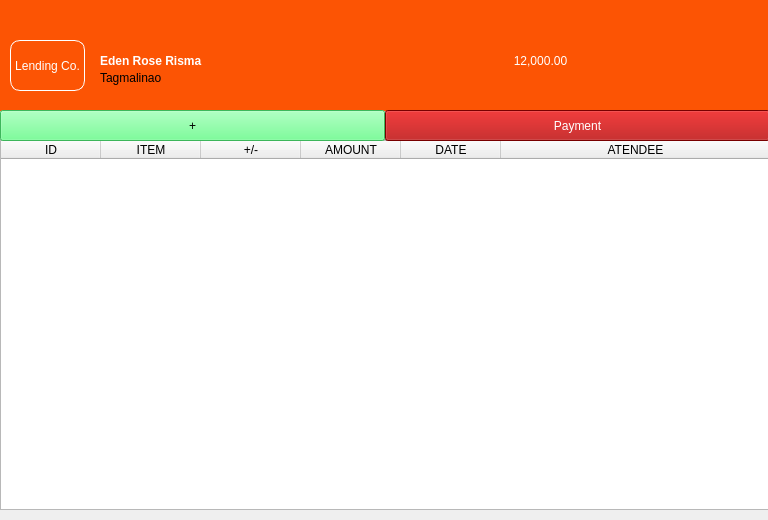
<?xml version="1.0" encoding="UTF-8"?>
<ui version="4.0">
 <class>MainWindow</class>
 <widget class="QMainWindow" name="MainWindow">
  <property name="geometry">
   <rect>
    <x>0</x>
    <y>0</y>
    <width>768</width>
    <height>520</height>
   </rect>
  </property>
  <property name="windowTitle">
   <string>Balance Sheet</string>
  </property>
  <property name="windowIcon">
   <iconset>
    <normaloff>../img/due today.png</normaloff>../img/due today.png</iconset>
  </property>
  <widget class="QWidget" name="centralwidget">
   <widget class="QWidget" name="bg" native="true">
    <property name="geometry">
     <rect>
      <x>0</x>
      <y>0</y>
      <width>771</width>
      <height>111</height>
     </rect>
    </property>
    <property name="styleSheet">
     <string notr="true">#bg{
background-color: #fc5404;
}</string>
    </property>
    <widget class="QLabel" name="name">
     <property name="geometry">
      <rect>
       <x>100</x>
       <y>10</y>
       <width>271</width>
       <height>101</height>
      </rect>
     </property>
     <property name="styleSheet">
      <string notr="true">#name{
font: 13pt &quot;Century Gothic&quot;;
font-weight: bold;
color: white;
}</string>
     </property>
     <property name="text">
      <string>Eden Rose Risma</string>
     </property>
     <property name="scaledContents">
      <bool>false</bool>
     </property>
     <property name="alignment">
      <set>Qt::AlignLeading|Qt::AlignLeft|Qt::AlignVCenter</set>
     </property>
     <property name="wordWrap">
      <bool>true</bool>
     </property>
    </widget>
    <widget class="QLabel" name="purok">
     <property name="geometry">
      <rect>
       <x>100</x>
       <y>70</y>
       <width>191</width>
       <height>16</height>
      </rect>
     </property>
     <property name="styleSheet">
      <string notr="true">#contact {
color: white;
}</string>
     </property>
     <property name="text">
      <string>Tagmalinao</string>
     </property>
    </widget>
    <widget class="QPushButton" name="balance">
     <property name="geometry">
      <rect>
       <x>360</x>
       <y>20</y>
       <width>361</width>
       <height>81</height>
      </rect>
     </property>
     <property name="styleSheet">
      <string notr="true">#balance{
color: white;
font: 44pt &quot;MS Shell Dlg 2&quot;;
}</string>
     </property>
     <property name="text">
      <string>12,000.00</string>
     </property>
     <property name="icon">
      <iconset>
       <normaloff>../img/philippine-peso.png</normaloff>../img/philippine-peso.png</iconset>
     </property>
     <property name="iconSize">
      <size>
       <width>30</width>
       <height>30</height>
      </size>
     </property>
     <property name="flat">
      <bool>true</bool>
     </property>
    </widget>
    <widget class="QPushButton" name="home">
     <property name="geometry">
      <rect>
       <x>10</x>
       <y>40</y>
       <width>75</width>
       <height>51</height>
      </rect>
     </property>
     <property name="cursor">
      <cursorShape>PointingHandCursor</cursorShape>
     </property>
     <property name="styleSheet">
      <string notr="true">#home{
color: white;
font: 25 15pt &quot;Bodoni MT Poster Compressed&quot;;
border: 1px solid white;
border-radius: 10px;
}
#home:hover{
background-color:rgb(255, 131, 89);
color: white;
font: 25 15pt &quot;Bodoni MT Poster Compressed&quot;;
border: 1px solid white;
border-radius: 10px;
}</string>
     </property>
     <property name="text">
      <string>Lending Co.</string>
     </property>
    </widget>
   </widget>
   <widget class="QScrollArea" name="scrollArea">
    <property name="geometry">
     <rect>
      <x>-1</x>
      <y>139</y>
      <width>771</width>
      <height>371</height>
     </rect>
    </property>
    <property name="widgetResizable">
     <bool>true</bool>
    </property>
    <widget class="QWidget" name="scrollAreaWidgetContents">
     <property name="geometry">
      <rect>
       <x>0</x>
       <y>0</y>
       <width>769</width>
       <height>369</height>
      </rect>
     </property>
     <widget class="QTableWidget" name="tableWidget">
      <property name="geometry">
       <rect>
        <x>0</x>
        <y>0</y>
        <width>771</width>
        <height>381</height>
       </rect>
      </property>
      <property name="editTriggers">
       <set>QAbstractItemView::NoEditTriggers</set>
      </property>
      <property name="selectionBehavior">
       <enum>QAbstractItemView::SelectRows</enum>
      </property>
      <property name="verticalScrollMode">
       <enum>QAbstractItemView::ScrollPerPixel</enum>
      </property>
      <property name="horizontalScrollMode">
       <enum>QAbstractItemView::ScrollPerPixel</enum>
      </property>
      <attribute name="horizontalHeaderStretchLastSection">
       <bool>true</bool>
      </attribute>
      <column>
       <property name="text">
        <string>ID</string>
       </property>
      </column>
      <column>
       <property name="text">
        <string>ITEM</string>
       </property>
      </column>
      <column>
       <property name="text">
        <string>+/-</string>
       </property>
      </column>
      <column>
       <property name="text">
        <string>AMOUNT</string>
       </property>
      </column>
      <column>
       <property name="text">
        <string>DATE</string>
       </property>
      </column>
      <column>
       <property name="text">
        <string>ATENDEE</string>
       </property>
      </column>
     </widget>
    </widget>
   </widget>
   <widget class="QPushButton" name="addButton">
    <property name="geometry">
     <rect>
      <x>0</x>
      <y>110</y>
      <width>385</width>
      <height>31</height>
     </rect>
    </property>
    <property name="styleSheet">
     <string notr="true">#addButton{
background-color: rgb(85, 255, 127);
font: 20pt &quot;MS Shell Dlg 2&quot;;
}</string>
    </property>
    <property name="text">
     <string>+</string>
    </property>
   </widget>
   <widget class="QPushButton" name="paymentButton">
    <property name="geometry">
     <rect>
      <x>385</x>
      <y>110</y>
      <width>385</width>
      <height>31</height>
     </rect>
    </property>
    <property name="styleSheet">
     <string notr="true">#paymentButton{
background-color: rgb(170, 0, 0);
color: white;
font: 14pt &quot;MS Shell Dlg 2&quot;;
}</string>
    </property>
    <property name="text">
     <string>Payment</string>
    </property>
   </widget>
   <zorder>scrollArea</zorder>
   <zorder>bg</zorder>
   <zorder>addButton</zorder>
   <zorder>paymentButton</zorder>
  </widget>
 </widget>
 <resources/>
 <connections/>
</ui>
